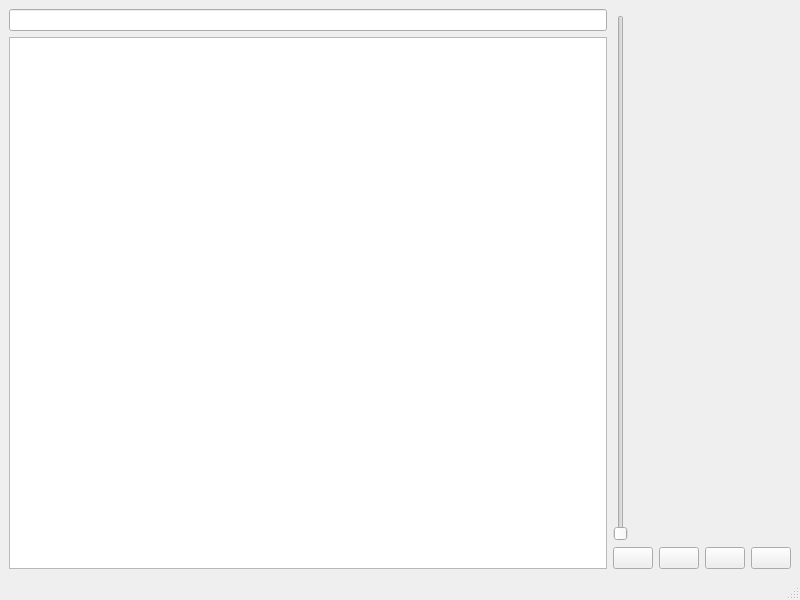
<?xml version="1.0" encoding="UTF-8"?>
<ui version="4.0">
 <class>MainWindow</class>
 <widget class="QMainWindow" name="MainWindow">
  <property name="geometry">
   <rect>
    <x>0</x>
    <y>0</y>
    <width>800</width>
    <height>600</height>
   </rect>
  </property>
  <property name="windowTitle">
   <string>MusicPlayer</string>
  </property>
  <widget class="QWidget" name="centralwidget">
    <layout class="QHBoxLayout" name="layout">
      <item>
        <layout class="QVBoxLayout" name="layoutLeft">
          <item>
            <widget class="QLineEdit" name="searchBox" />
          </item>
          <item>
            <widget class="QListWidget" name="songList" />
          </item>
        </layout>
      </item>
      <item>
        <layout class="QVBoxLayout" name="layoutRight">
          <item>
            <widget class="QWidget" name="topFiller" />
          </item>
          <item>
            <layout class="QHBoxLayout" name="progressBarLine">
              <item>
                <widget class="QSlider" name="progressBar" />
              </item>
              <item>
                <widget class="QLabel" name="currentPos" />
              </item>
              <item>
                <widget class="QLabel" name="timerSep" />
              </item>
              <item>
                <widget class="QLabel" name="totalLength" />
              </item>
            </layout>
          </item>
          <item>
            <layout class="QHBoxLayout" name="actionsList">
              <item>
                <widget class="QPushButton" name="prevButton" />
              </item>
              <item>
                <widget class="QPushButton" name="pauseButton" />
              </item>
              <item>
                <widget class="QPushButton" name="stopButton" />
              </item>
              <item>
                <widget class="QPushButton" name="nextButton" />
              </item>
            </layout>
          </item>
        </layout>
      </item>
    </layout>
  </widget>
  <widget class="QMenuBar" name="menubar"/>
  <widget class="QStatusBar" name="statusbar"/>
 </widget>
 <resources/>
 <connections/>
</ui>
